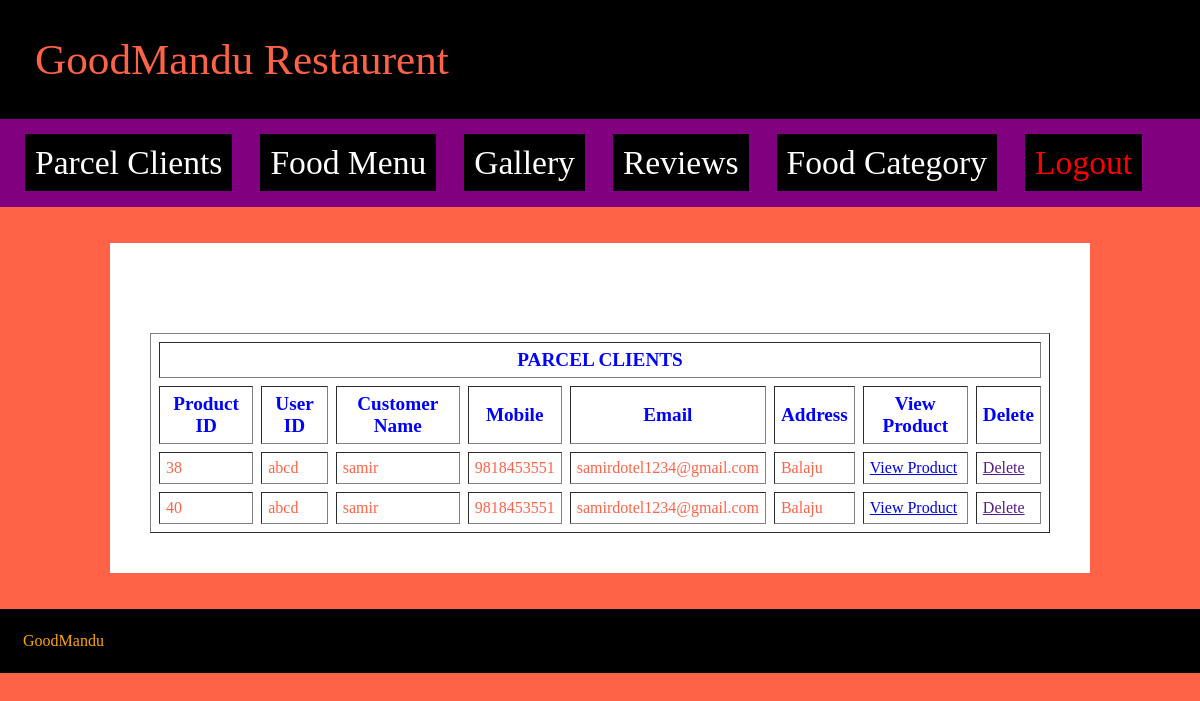
The page /admin/after_login.php on the database its author committed.
### tables this page shows
CREATE TABLE
    `checkout` (
        `id` bigint(12) NOT NULL,
        `p_id` bigint(12) NOT NULL,
        `u_id` varchar(50) NOT NULL,
        `name` varchar(100) NOT NULL,
        `mobile` bigint(12) NOT NULL,
        `email` varchar(150) NOT NULL,
        `location` text NOT NULL
    );

### admin/after_login.php (the view)
<?php include "header.php"; ?>
<div class="content">
	<br><br>
	<?php include  "connect.php"; ?>
	<table border=1 cellpadding="6" cellspacing="8">
		<tr>
			 <th colspan="8">PARCEL CLIENTS</th>
		</tr>
		<tr>
			<th>Product ID</th>
			<th>User ID</th>
			<th>Customer Name</th>
			<th>Mobile</th>
			<th>Email</th>
			<th>Address</th>
			<th>View Product</th>
			<th>Delete</th>
		</tr>
		<?php
		$s = mysqli_query($con,"select * from checkout");
		while($r = mysqli_fetch_array($s))
		{
		?>
		<tr>
			<td><?php echo $r['p_id']; ?></td>
			<td><?php echo $r['u_id']; ?></td>
			<td><?php echo $r['name']; ?></td>
			<td><?php echo $r['mobile']; ?></td>
			<td><?php echo $r['email']; ?></td>
			<td><?php echo $r['location']; ?></td>
			<td><a href="viewcart.php?pid=<?php echo $r['p_id']; ?>&uid=<?php echo $r['u_id']; ?>">View Product</a></td>
			<td><a href="">Delete</a></td>
		<?php
		}
		?>
	</table>
</div>
<?php include "footer.php"; ?>

### admin/style2.css (style rules this page uses)
.content { background-color: white; font-size:21px; width: 75%; margin: 0 auto; padding: 40px; }
tr { color: tomato; }
th { color: blue; font-size: 1.2em; }

### rows shown on the page
checkout: p "38", u "abcd", name "samir", mobile "9818453551", email "samirdotel1234@gmail.com", location "Balaju"
checkout: p "40", u "abcd", name "samir", mobile "9818453551", email "samirdotel1234@gmail.com", location "Balaju"
